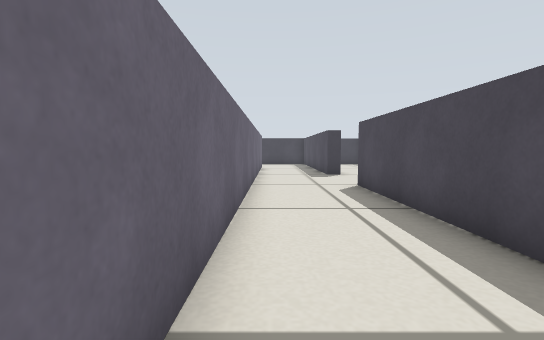
[1] (above)

16 first-person views from a walk through a Gazebo world. The camera is 0.29 m above the floor, tilts 4° down and sees 85° across. The floor is counted in squares, 0.25 m on a side. Each view is taken from the middle of a square. On the plan, view 1 faces up. The plan holds only what a view shows up to about 13 squares ahead; the rest is blank.

[2]
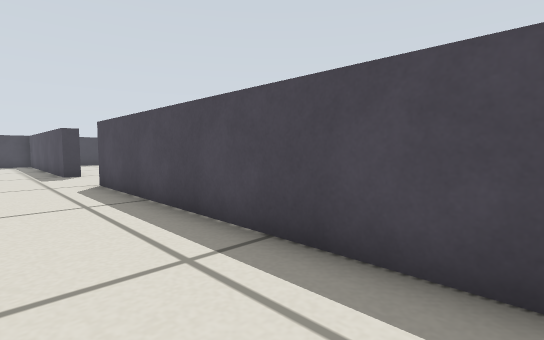

[3]
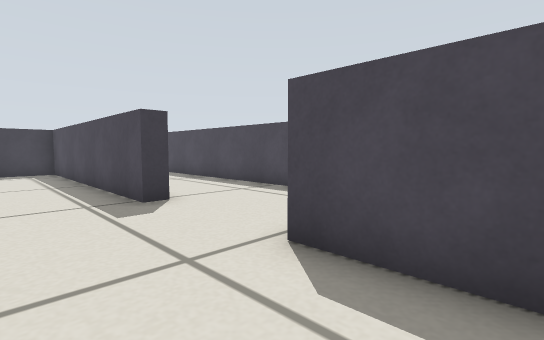

[4]
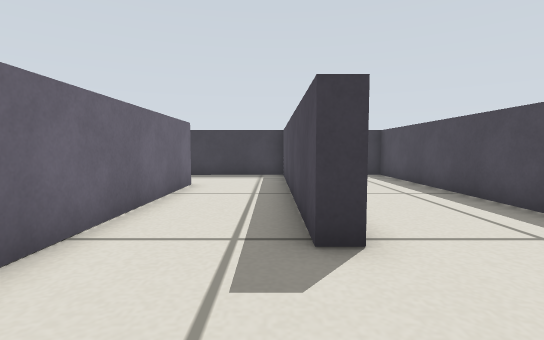

[5]
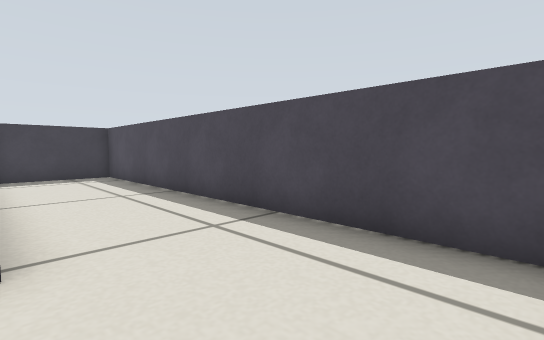

[6]
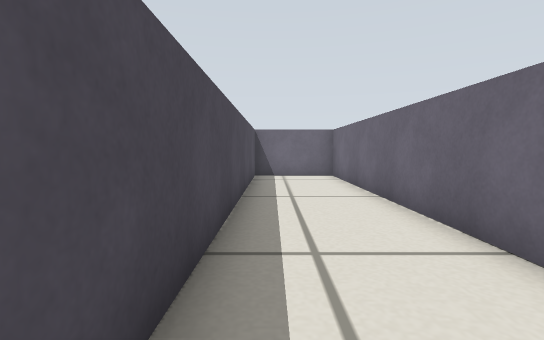

[7]
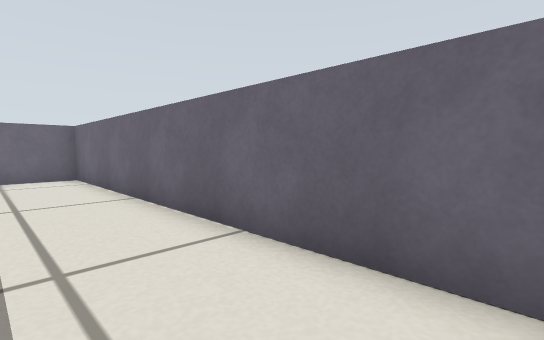

[8]
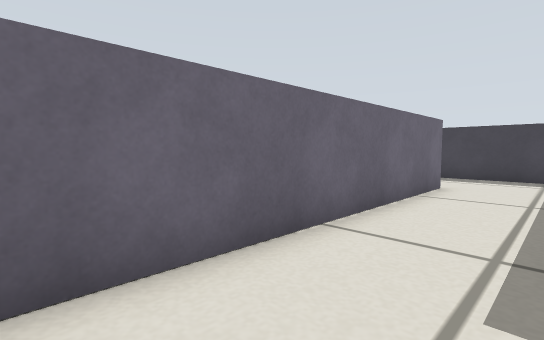

[9]
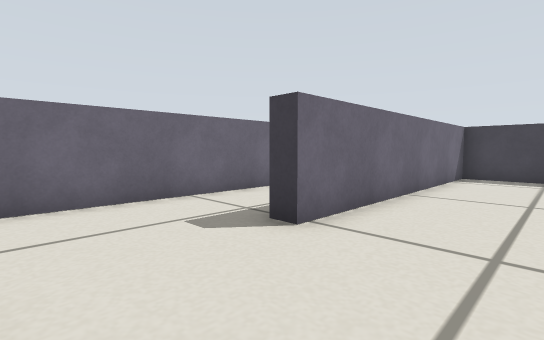

[10]
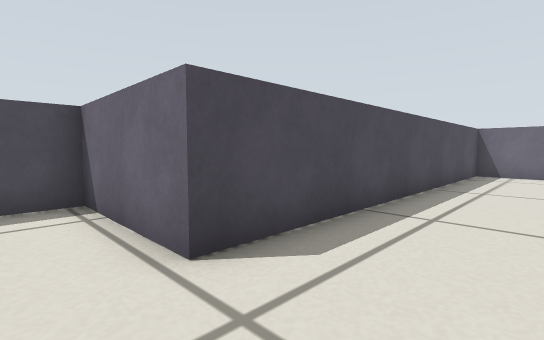

[11]
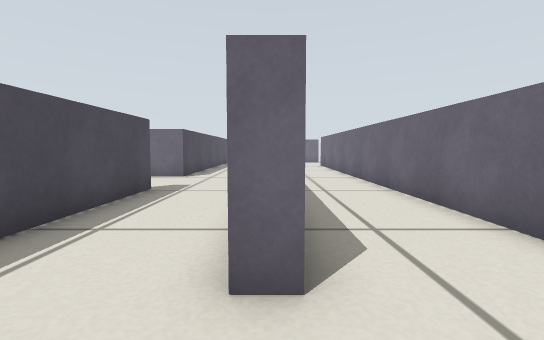

[12]
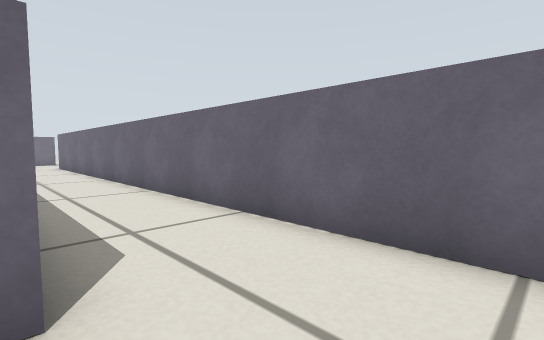

[13]
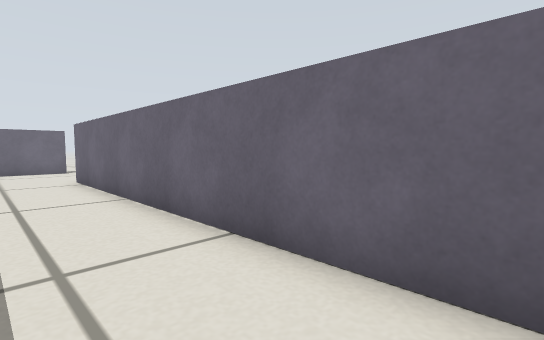

[14]
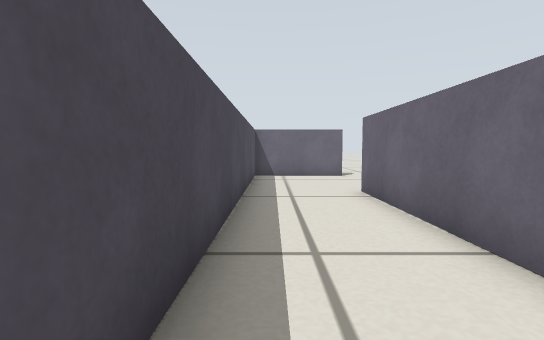

[15]
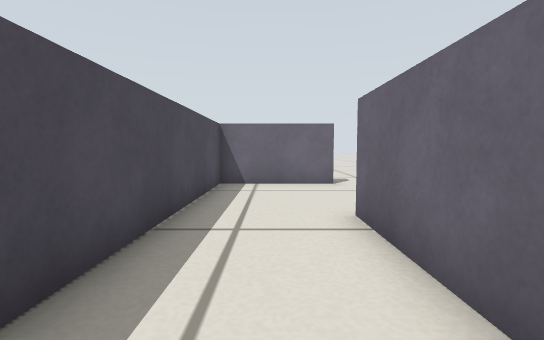

[16]
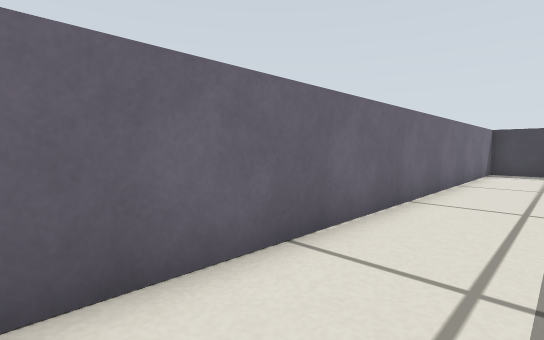

### Floor plan
Ten units are one square. View 1 is at (0, 0); x grows to the right and y downward. Boxes are objects, and circles mark ways between rooms. Rooms are numbered by the first view taken in them; rooms with no view inside come last. Other rooms are left out.
<svg viewBox="-56 -239 130 283">
<path fill="none" stroke="#000" d="M31 -134 25 -134 25 -230M-7 -197 -7 39 27 39 27 -95M22 -233 -5 -233M27 -95 69 -95 69 -234 31 -233 31 -134M-14 -197 -7 -197M-45 -230 -45 -9M-5 -233 -42 -233M-51 39 -13 39 -13 -82"/>
<circle cx="30" cy="-115" r="3" fill="#2a7"/>
<circle cx="-10" cy="-210" r="3" fill="#2a7"/>
<text x="10" y="-100">1</text>
<text x="50" y="-160">2</text>
<text x="-30" y="-100">3</text>
</svg>
Room 1 opens to room 2. Room 1 opens to room 3.

Where each view was taken, in squares from view 1:
view 1: 0 up, 0 right, facing up
view 2: 1 down, 0 right, facing up-right
view 3: 7 up, 0 right, facing up-right
view 4: 10 up, 2 right, facing up
view 5: 10 up, 3 right, facing up-right
view 6: 9 up, 2 right, facing down
view 7: 9 up, 2 right, facing down-left
view 8: 10 up, 2 right, facing up-left
view 9: 10 up, 6 right, facing up-left
view 10: 11 up, 0 right, facing down-right
view 11: 22 up, 1 left, facing down
view 12: 22 up, 1 left, facing down-left
view 13: 13 up, 2 left, facing down-left
view 14: 9 up, 2 left, facing down
view 15: 6 up, 3 left, facing down
view 16: 7 up, 2 left, facing up-left
